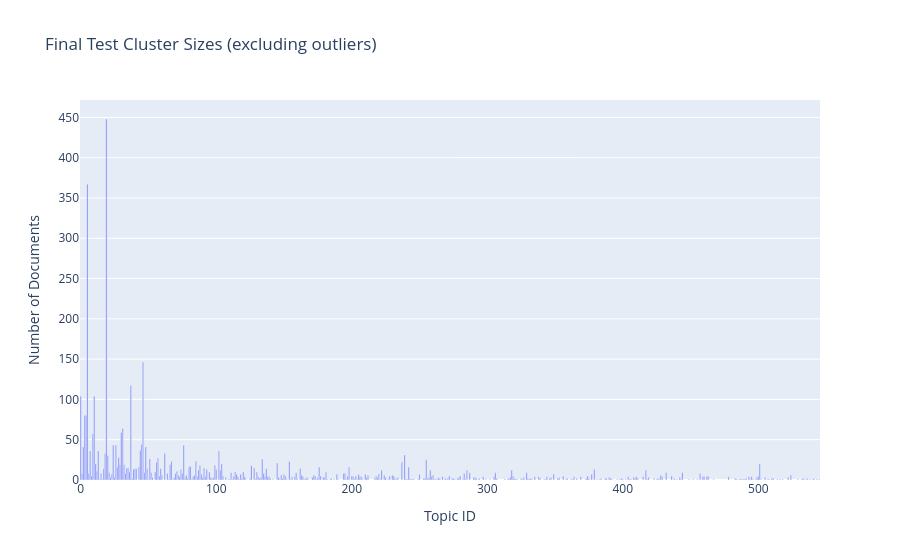
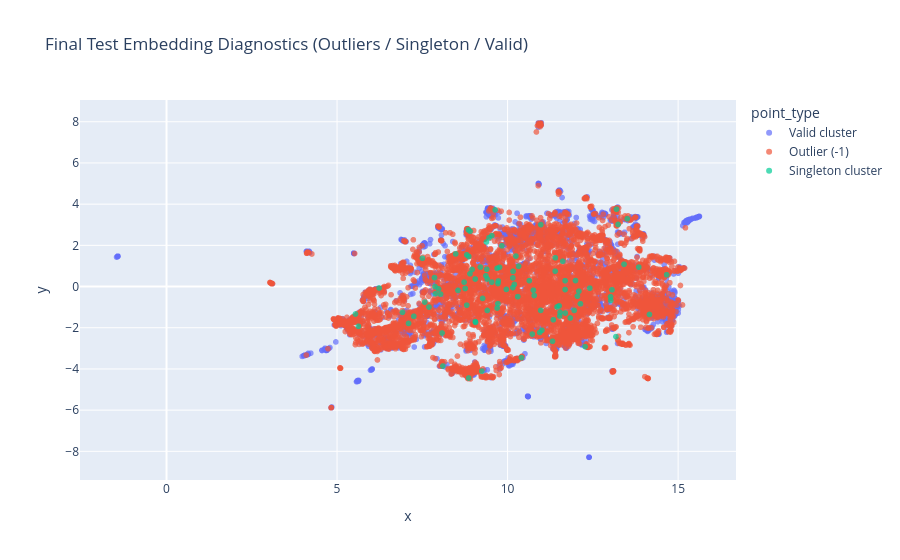
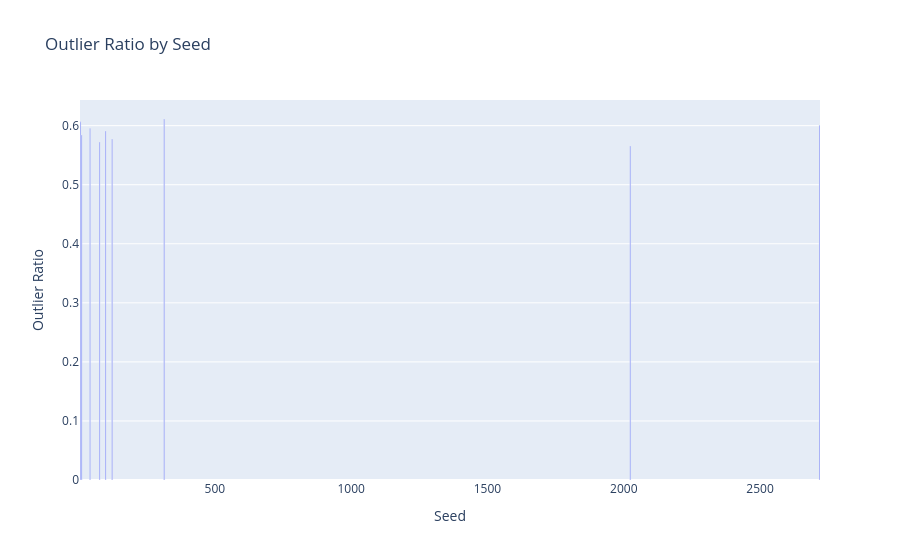
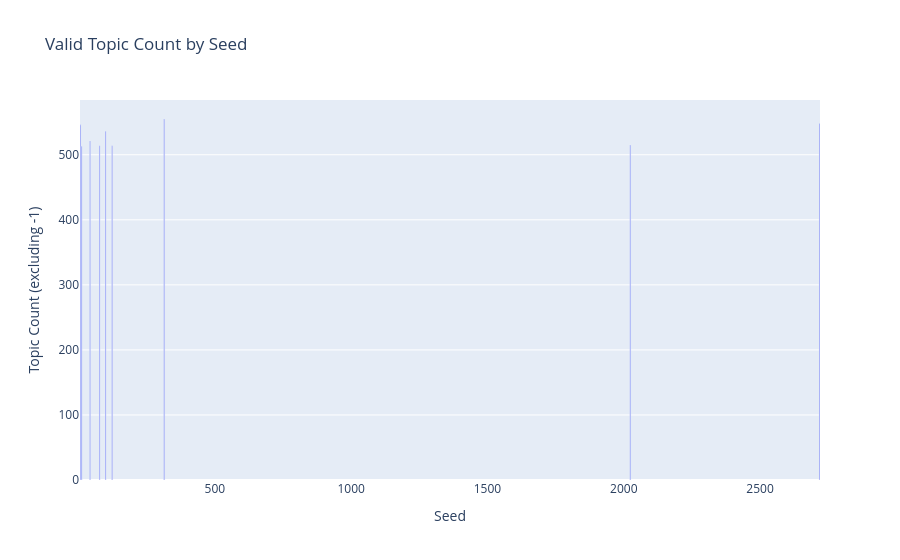

Notebook cell for these charts, in order:
### Markdown cell above
Runs cluster diagnostics and visual sanity-check plots.

### Code cell
import plotly.express as px

# Diagnostics use the currently available final test assignment (`test_topics`) and embeddings (`test_embeddings`).
if 'test_topics' not in globals() or 'test_embeddings' not in globals():
    raise RuntimeError('Please run Cell 24 first so `test_topics` and `test_embeddings` are available.')

labels = np.asarray(test_topics)
emb = np.asarray(test_embeddings)

if labels.shape[0] != emb.shape[0]:
    raise ValueError(f'Mismatch: labels={labels.shape[0]} vs embeddings={emb.shape[0]}')

is_outlier = labels == -1
outlier_ratio_now = float(np.mean(is_outlier)) if len(labels) > 0 else np.nan

valid_labels = labels[~is_outlier]
if len(valid_labels) > 0:
    cluster_size_series = pd.Series(valid_labels).value_counts().sort_values(ascending=False)
else:
    cluster_size_series = pd.Series(dtype='int64')

n_valid_clusters_now = int(cluster_size_series.shape[0])
singleton_topics_now = set(cluster_size_series[cluster_size_series == 1].index.tolist())
n_singletons_now = int(len(singleton_topics_now))

print('Final-clustering diagnostics (current test assignment):')
print(f'  Documents: {len(labels)}')
print(f'  Outlier ratio (-1): {outlier_ratio_now:.4f}')
print(f'  Valid clusters (excluding -1): {n_valid_clusters_now}')
print(f'  Singleton clusters: {n_singletons_now}')

if n_valid_clusters_now == 0:
    print('⚠️ No valid clusters found (all points are outliers).')
elif n_valid_clusters_now == 1:
    print('⚠️ Only one valid cluster found. Silhouette is undefined by design.')
if n_singletons_now > 0:
    print('⚠️ Singleton clusters present. Silhouette excludes them in our robust function.')

# 1) Cluster size distribution (excluding outliers)
if n_valid_clusters_now > 0:
    cluster_size_df = (
        cluster_size_series
        .rename_axis('Topic')
        .reset_index(name='Count')
        .sort_values('Count', ascending=False)
    )
    cluster_size_df['Topic'] = cluster_size_df['Topic'].astype(int)

    fig_sizes = px.bar(
        cluster_size_df,
        x='Topic',
        y='Count',
        title='Final Test Cluster Sizes (excluding outliers)',
        labels={'Topic': 'Topic ID', 'Count': 'Number of Documents'}
    )
    fig_sizes.show()
else:
    print('Cluster-size plot skipped (no valid clusters).')

# 2) 2D embedding view colored by diagnostic point type
# Recompute a 2D projection from test embeddings for visual inspection.
umap_viz = UMAP(n_neighbors=15, n_components=2, metric='cosine', random_state=42)
emb_2d = umap_viz.fit_transform(emb)

point_type = np.where(
    labels == -1,
    'Outlier (-1)',
    np.where(np.isin(labels, list(singleton_topics_now)), 'Singleton cluster', 'Valid cluster')
)

viz_df = pd.DataFrame({
    'x': emb_2d[:, 0],
    'y': emb_2d[:, 1],
    'topic': labels.astype(int),
    'point_type': point_type
})

fig_diag = px.scatter(
    viz_df,
    x='x',
    y='y',
    color='point_type',
    hover_data=['topic'],
    title='Final Test Embedding Diagnostics (Outliers / Singleton / Valid)'
)
fig_diag.update_traces(marker=dict(size=6, opacity=0.7))
fig_diag.show()

# 3) Seed-level context from the multi-seed run
if 'seed_results' in globals() and isinstance(seed_results, pd.DataFrame) and not seed_results.empty:
    seed_plot_df = seed_results.copy()

    fig_seed_outliers = px.bar(
        seed_plot_df,
        x='seed',
        y='test_outlier_ratio',
        title='Outlier Ratio by Seed',
        labels={'seed': 'Seed', 'test_outlier_ratio': 'Outlier Ratio'}
    )
    fig_seed_outliers.show()

    fig_seed_topics = px.bar(
        seed_plot_df,
        x='seed',
        y='test_topic_count',
        title='Valid Topic Count by Seed',
        labels={'seed': 'Seed', 'test_topic_count': 'Topic Count (excluding -1)'}
    )
    fig_seed_topics.show()
else:
    print('Seed-level plots skipped (run Cell 24 first to populate `seed_results`).')

### Figure 1 — Plotly figure (JSON) as saved in the notebook; plotly's stock layout.template omitted (floating-point values rounded to 4 significant figures; data arrays with more than 128 entries replaced by an {"elided": "..."} marker saying what was removed)
{"data": [{"hovertemplate": "Topic ID=%{x}<br>Number of Documents=%{y}<extra></extra>", "legendgroup": "", "marker": {"color": "#636efa", "pattern": {"shape": ""}}, "name": "", "orientation": "v", "showlegend": false, "textposition": "auto", "type": "bar", "x": {"elided": "375 int values"}, "xaxis": "x", "y": {"elided": "375 int values"}, "yaxis": "y"}], "layout": {"barmode": "relative", "legend": {"tracegroupgap": 0}, "title": {"text": "Final Test Cluster Sizes (excluding outliers)"}, "xaxis": {"anchor": "y", "domain": [0, 1], "title": {"text": "Topic ID"}}, "yaxis": {"anchor": "x", "domain": [0, 1], "title": {"text": "Number of Documents"}}}}

### Figure 2 — Plotly figure (JSON) as saved in the notebook; plotly's stock layout.template omitted (floating-point values rounded to 4 significant figures; data arrays with more than 128 entries replaced by an {"elided": "..."} marker saying what was removed)
{"data": [{"customdata": {"elided": "3910x1 int values"}, "hovertemplate": "point_type=Valid cluster<br>x=%{x}<br>y=%{y}<br>topic=%{customdata[0]}<extra></extra>", "legendgroup": "Valid cluster", "marker": {"color": "#636efa", "opacity": 0.7, "size": 6, "symbol": "circle"}, "mode": "markers", "name": "Valid cluster", "showlegend": true, "type": "scattergl", "x": {"elided": "3910 float values"}, "xaxis": "x", "y": {"elided": "3910 float values"}, "yaxis": "y"}, {"customdata": {"elided": "6028x1 int values"}, "hovertemplate": "point_type=Outlier (-1)<br>x=%{x}<br>y=%{y}<br>topic=%{customdata[0]}<extra></extra>", "legendgroup": "Outlier (-1)", "marker": {"color": "#EF553B", "opacity": 0.7, "size": 6, "symbol": "circle"}, "mode": "markers", "name": "Outlier (-1)", "showlegend": true, "type": "scattergl", "x": {"elided": "6028 float values"}, "xaxis": "x", "y": {"elided": "6028 float values"}, "yaxis": "y"}, {"customdata": [[455], [406], [540], [545], [427], [82], [496], [221], [65], [202], [333], [284], [16], [489], [405], [244], [184], [400], [196], [538], [282], [168], [326], [322], [299], [233], [486], [182], [534], [402], [488], [514], [129], [363], [190], [263], [425], [331], [452], [502], [490], [392], [443], [507], [261], [68], [50], [449], [321], [383], [246], [270], [112], [262], [418], [396], [516], [529], [508], [165], [398], [160], [241], [484], [315], [342], [245], [494], [343], [240], [155], [208], [498], [174], [109], [532], [440], [518], [487], [117], [152], [122], [147], [467], [362], [204], [14], [302], [381], [358], [543], [249], [276], [110], [313], [142], [187], [227]], "hovertemplate": "point_type=Singleton cluster<br>x=%{x}<br>y=%{y}<br>topic=%{customdata[0]}<extra></extra>", "legendgroup": "Singleton cluster", "marker": {"color": "#00cc96", "opacity": 0.7, "size": 6, "symbol": "circle"}, "mode": "markers", "name": "Singleton cluster", "showlegend": true, "type": "scattergl", "x": [11.45, 10.97, 11.84, 10.76, 9.379, 14.66, 10.41, 8.901, 13.18, 9.538, 11.54, 10.2, 9.203, 5.627, 8.861, 9.764, 9.389, 8.757, 8.849, 9.267, 7.857, 8.897, 11.69, 13.02, 11.53, 12.41, 11.69, 9.364, 10.97, 9.052, 13.85, 13.51, 7.873, 11.34, 12.05, 9.634, 10.3, 8.862, 8.103, 12.14, 10.72, 13.24, 6.919, 7.883, 8.078, 14.16, 10.64, 9.537, 8.724, 9.717, 9.962, 11.4, 9.715, 7.572, 9.694, 7.502, 11.99, 11.01, 8.802, 7.096, 13.19, 8.479, 10.15, 11.32, 9.693, 10.94, 8.959, 9.242, 10.15, 11.69, 10.16, 9.833, 8.034, 9.051, 8.545, 7.251, 10.32, 13.41, 7.976, 11.95, 12.27, 10.24, 6.234, 11.39, 5.54, 7.696, 9.06, 11.51, 11.62, 12.09, 9.405, 9.404, 13.03, 8.803, 13.06, 10.78, 9.728, 9.457], "xaxis": "x", "y": [-0.9919, -1.158, -1.525, -0.1775, 2.163, 0.5735, -3.449, 2.685, -2.431, 2.472, -1.254, 0.106, 0.9434, -1.931, -4.44, 0.9337, 0.8416, -0.09468, 2.755, -0.575, 0.4364, 0.6203, -1.285, -0.4938, -1.43, -0.07788, -0.147, 0.5205, 3.005, -1.701, 0.9429, 3.29, -0.0005211, -1.614, -0.4672, 3.721, -0.4902, 1.457, -3.86, -0.8386, -2.309, 3.016, -1.254, -0.3505, -2.255, -1.355, 0.2854, 0.2157, 0.2126, 0.1475, -0.1389, 1.398, -0.8312, -0.7555, -1.043, 1.372, 0.2909, -2.123, 1.538, -1.792, 3.755, 1.584, 0.4201, -2.657, 0.8869, -2.227, 0.8296, -4.108, -0.04859, 0.2841, 0.7375, 1.976, -0.3662, 0.367, -0.1864, -1.443, 0.9859, 1.085, -0.116, -1.16, -2.917, 1.479, -0.06969, 0.7481, -1.332, -0.9966, -1.741, -0.936, 1.226, -0.2254, -1.16, 0.3662, -0.6742, -0.9032, -0.1563, -0.4344, 0.2691, 2.37], "yaxis": "y"}], "layout": {"legend": {"title": {"text": "point_type"}, "tracegroupgap": 0}, "title": {"text": "Final Test Embedding Diagnostics (Outliers / Singleton / Valid)"}, "xaxis": {"anchor": "y", "domain": [0, 1], "title": {"text": "x"}}, "yaxis": {"anchor": "x", "domain": [0, 1], "title": {"text": "y"}}}}

### Figure 3 — Plotly figure (JSON) as saved in the notebook; plotly's stock layout.template omitted (floating-point values rounded to 4 significant figures)
{"data": [{"hovertemplate": "Seed=%{x}<br>Outlier Ratio=%{y}<extra></extra>", "legendgroup": "", "marker": {"color": "#636efa", "pattern": {"shape": ""}}, "name": "", "orientation": "v", "showlegend": false, "textposition": "auto", "type": "bar", "x": [42, 7, 123, 2024, 99, 11, 77, 314, 2718], "xaxis": "x", "y": [0.5951, 0.6065, 0.5774, 0.5658, 0.5909, 0.5844, 0.5722, 0.6113, 0.6006], "yaxis": "y"}], "layout": {"barmode": "relative", "legend": {"tracegroupgap": 0}, "title": {"text": "Outlier Ratio by Seed"}, "xaxis": {"anchor": "y", "domain": [0, 1], "title": {"text": "Seed"}}, "yaxis": {"anchor": "x", "domain": [0, 1], "title": {"text": "Outlier Ratio"}}}}

### Figure 4 — Plotly figure (JSON) as saved in the notebook; plotly's stock layout.template omitted (floating-point values rounded to 4 significant figures)
{"data": [{"hovertemplate": "Seed=%{x}<br>Topic Count (excluding -1)=%{y}<extra></extra>", "legendgroup": "", "marker": {"color": "#636efa", "pattern": {"shape": ""}}, "name": "", "orientation": "v", "showlegend": false, "textposition": "auto", "type": "bar", "x": [42, 7, 123, 2024, 99, 11, 77, 314, 2718], "xaxis": "x", "y": [521, 546, 514, 515, 536, 513, 514, 555, 548], "yaxis": "y"}], "layout": {"barmode": "relative", "legend": {"tracegroupgap": 0}, "title": {"text": "Valid Topic Count by Seed"}, "xaxis": {"anchor": "y", "domain": [0, 1], "title": {"text": "Seed"}}, "yaxis": {"anchor": "x", "domain": [0, 1], "title": {"text": "Topic Count (excluding -1)"}}}}
